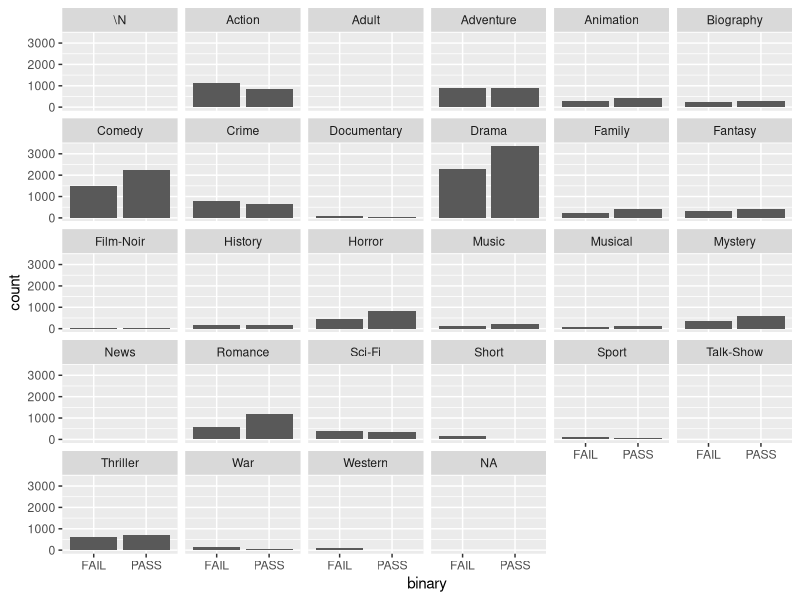
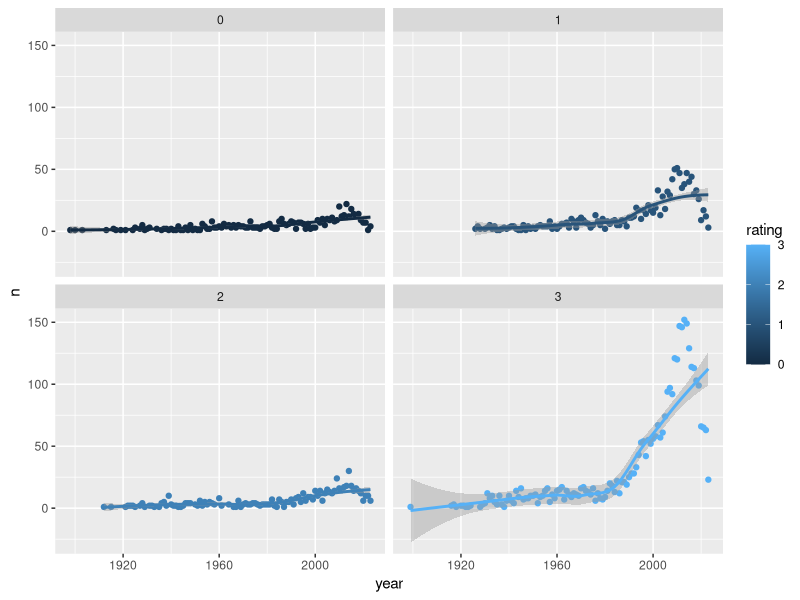
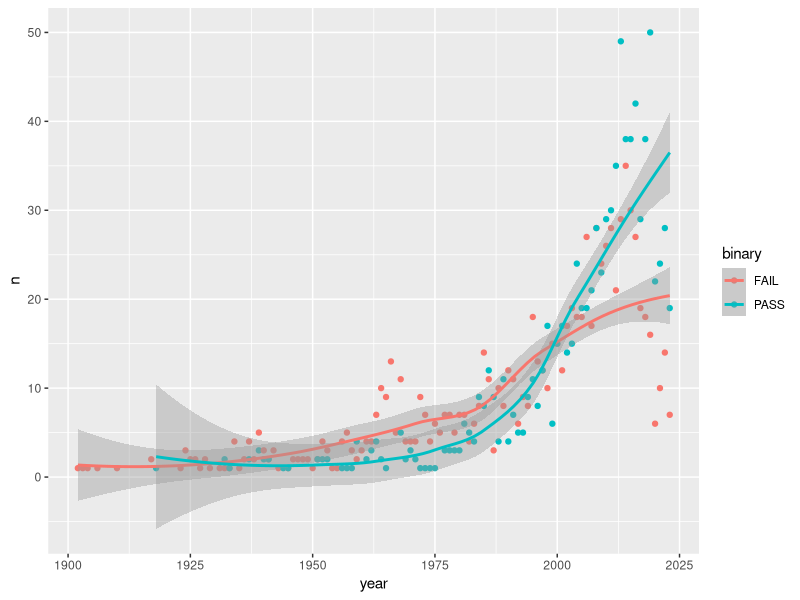
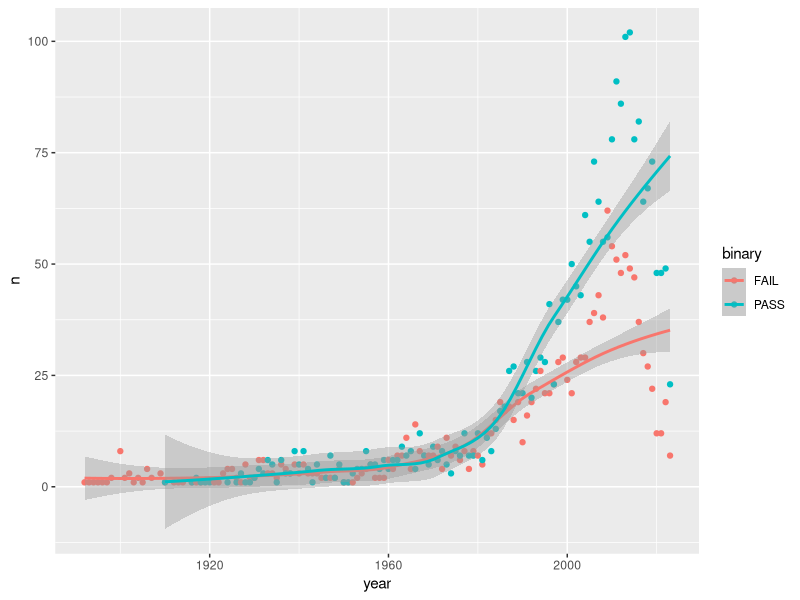
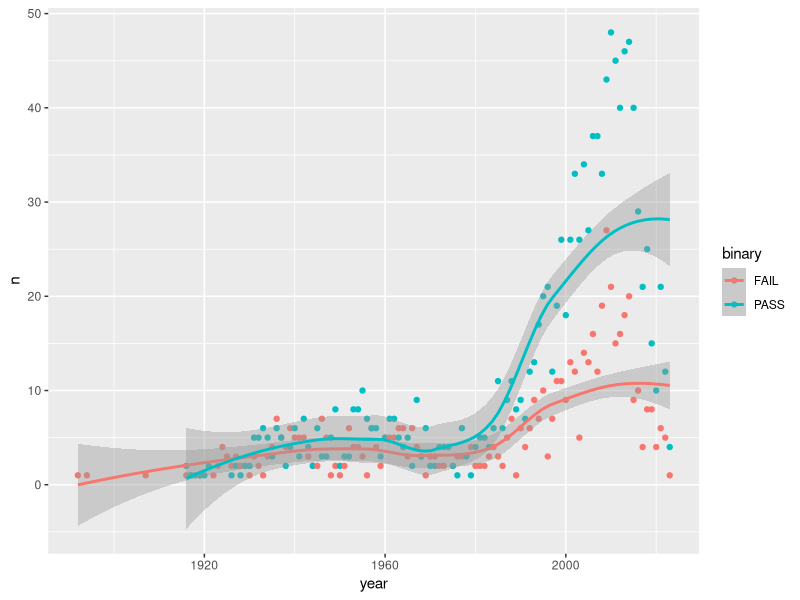
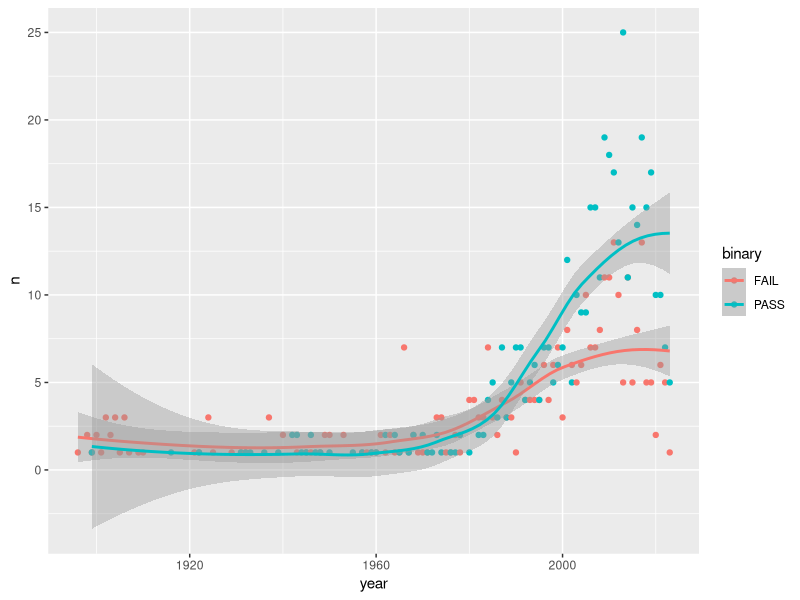
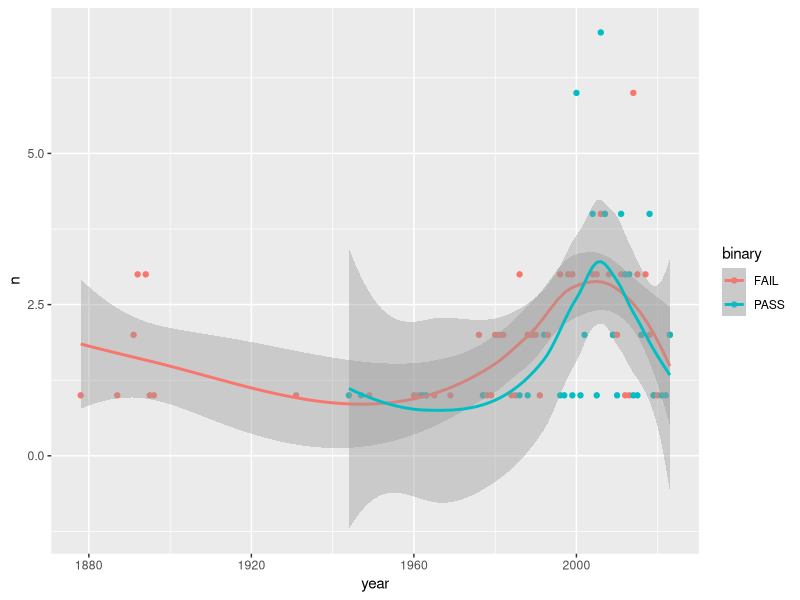
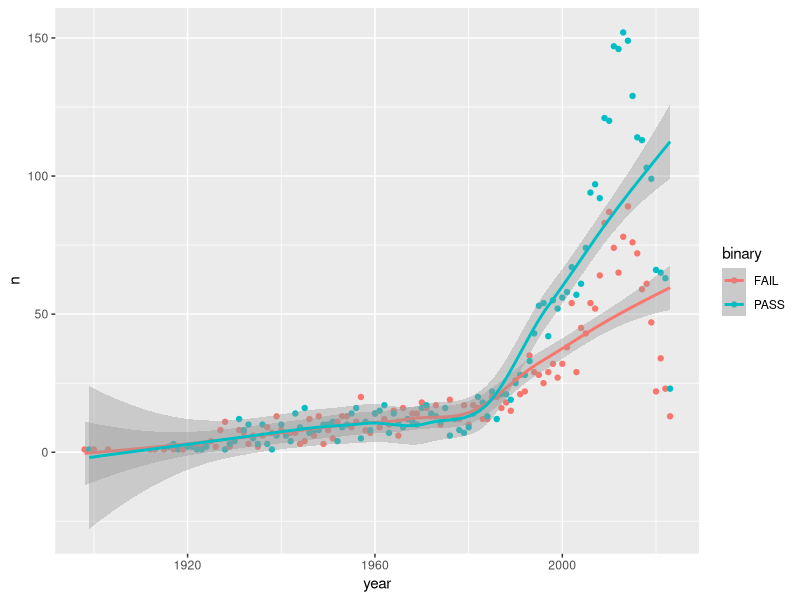

The R script that drew these images, in order:
## ---- chunk 1
library(tidyverse)
library(forcats)
## ---- chunk 2
basics.movies <- read_csv("basics_movies.csv")
head(basics.movies)
## ---- chunk 3
basics.movies <- basics.movies |>separate_rows(genres, sep = ",") # movies appear multiple times for multiple genres

basics.movies <- basics.movies |> mutate(binary = if_else(rating == 3, "PASS", "FAIL"))

## ---- chunk 4
basics.movies |>
  ggplot(mapping = aes(x = binary)) +
  geom_bar() +
  facet_wrap(~genres)
## ---- chunk 5
basics.movies %>% filter(genres == "Drama") %>% 
  group_by(year, rating) %>% summarise(n = n()) %>%
  ggplot(mapping = aes(x = year, y = n, color = rating)) +
  geom_point() + 
  geom_smooth() +
  facet_wrap(~rating)
## ---- chunk 6
basics.movies %>% filter(genres == "Adventure") %>% 
  group_by(year, binary) %>% summarise(n = n()) %>%
  ggplot(mapping = aes(x = year, y = n, color = binary)) +
  geom_point() + 
  geom_smooth()
## ---- chunk 7
basics.movies %>% filter(genres == "Comedy") %>% 
  group_by(year, binary) %>% summarise(n = n()) %>%
  ggplot(mapping = aes(x = year, y = n, color = binary)) +
  geom_point() + 
  geom_smooth()
## ---- chunk 8
basics.movies %>% filter(genres == "Romance") %>% 
  group_by(year, binary) %>% summarise(n = n()) %>%
  ggplot(mapping = aes(x = year, y = n, color = binary)) +
  geom_point() + 
  geom_smooth()
## ---- chunk 9
basics.movies %>% filter(genres == "Fantasy") %>% 
  group_by(year, binary) %>% summarise(n = n()) %>%
  ggplot(mapping = aes(x = year, y = n, color = binary)) +
  geom_point() + 
  geom_smooth()
## ---- chunk 10
basics.movies %>% filter(genres == "Sport") %>% 
  group_by(year, binary) %>% summarise(n = n()) %>%
  ggplot(mapping = aes(x = year, y = n, color = binary)) +
  geom_point() + 
  geom_smooth()
## ---- chunk 11
basics.movies %>% filter(genres == "Drama") %>% 
  group_by(year, binary) %>% summarise(n = n()) %>%
  ggplot(mapping = aes(x = year, y = n, color = binary)) +
  geom_point() + 
  geom_smooth()
## ---- chunk 12
proportion_pass <- basics.movies |> ## select(title, rating, binary, genres, year) |>
  filter(!genres %in% c("News", "Adult", "Talk-Show", "\\N")) |>
  group_by(genres) |>
  mutate(prop_pass = sum(binary == "PASS") / n()) |>
  filter(!is.na(genres)) |>
  mutate(decade = 10 * (year %/% 10))|>
  filter(decade >= 1980) 
  

ggplot(proportion_pass, aes(x = reorder(genres, prop_pass), y = prop_pass)) + 
  geom_segment(aes(xend = reorder(genres, prop_pass), y = 0, yend = prop_pass), color = "darkseagreen", linewidth = 2) +
  geom_point(color = "seagreen", size = 3) +
  coord_flip() +
  theme_minimal() +
  theme(axis.text.x = element_text(size = 11)) +
  ylab("Proportion of Movies that Pass") +
  facet_wrap(~ decade) +
  xlab("Genres")
## ---- chunk 13
rug_plots <- basics.movies |> 
  filter(genres == "Action") |> 
  mutate(binary = if_else(binary == "PASS", 1, 0))
 # mutate(binary = factor(binary))

rug_plots.pass <- rug_plots |>
  filter(binary == 1)

rug_plots.fail <- rug_plots |>
  filter(binary == 0)

ggplot(data = rug_plots, mapping = aes(x = year, y = binary)) +
  geom_rug(data = rug_plots.pass, sides = "t", color = "darkblue", size = 1) +
  geom_rug(data = rug_plots.fail, sides = "b", color = "darkred", size = 1) +
  geom_smooth(method = "glm", method.args = list(family = "binomial"), se = F, color = "seagreen")
## ---- chunk 14
rug_plots <- basics.movies |> 
  filter(genres == "Romance") |> 
  mutate(binary = if_else(binary == "PASS", 1, 0))
 # mutate(binary = factor(binary))

rug_plots.pass <- rug_plots |>
  filter(binary == 1)

rug_plots.fail <- rug_plots |>
  filter(binary == 0)

ggplot(data = rug_plots, mapping = aes(x = year, y = binary)) +
  geom_rug(data = rug_plots.pass, sides = "t", color = "darkblue", size = 1) +
  geom_rug(data = rug_plots.fail, sides = "b", color = "darkred", size = 1) +
  geom_smooth(method = "glm", method.args = list(family = "binomial"), se = F, color = "seagreen")
## ---- chunk 15
rug_plots <- basics.movies |> 
  filter(genres == "Sport") |> 
  mutate(binary = if_else(binary == "PASS", 1, 0))
 # mutate(binary = factor(binary))

rug_plots.pass <- rug_plots |>
  filter(binary == 1)

rug_plots.fail <- rug_plots |>
  filter(binary == 0)

ggplot(data = rug_plots, mapping = aes(x = year, y = binary)) +
  geom_rug(data = rug_plots.pass, sides = "t", color = "darkblue", size = 1) +
  geom_rug(data = rug_plots.fail, sides = "b", color = "darkred", size = 1) +
  geom_smooth(method = "glm", method.args = list(family = "binomial"), se = F, color = "seagreen")
## ---- chunk 16
rug_plots <- basics.movies |> 
  filter(genres == "Adventure") |> 
  mutate(binary = if_else(binary == "PASS", 1, 0))
 # mutate(binary = factor(binary))

rug_plots.pass <- rug_plots |>
  filter(binary == 1)

rug_plots.fail <- rug_plots |>
  filter(binary == 0)

ggplot(data = rug_plots, mapping = aes(x = year, y = binary)) +
  geom_rug(data = rug_plots.pass, sides = "t", color = "darkblue", size = 1) +
  geom_rug(data = rug_plots.fail, sides = "b", color = "darkred", size = 1) +
  geom_smooth(method = "glm", method.args = list(family = "binomial"), se = F, color = "seagreen")
## ---- chunk 17
rug_plots <- basics.movies |> 
  filter(genres == "Romance" | genres == "Comedy") |>   # RomCom plot
  mutate(binary = if_else(binary == "PASS", 1, 0))
 # mutate(binary = factor(binary))

rug_plots.pass <- rug_plots |>
  filter(binary == 1)

rug_plots.fail <- rug_plots |>
  filter(binary == 0)

ggplot(data = rug_plots, mapping = aes(x = year, y = binary)) +
  geom_rug(data = rug_plots.pass, sides = "t", color = "darkblue", size = 1) +
  geom_rug(data = rug_plots.fail, sides = "b", color = "darkred", size = 1) +
  geom_smooth(method = "glm", method.args = list(family = "binomial"), se = F, color = "seagreen")
## ---- chunk 18
rug_plots <- basics.movies |> 
  filter(genres == "Sci-Fi") |> 
  mutate(binary = if_else(binary == "PASS", 1, 0))
 # mutate(binary = factor(binary))

rug_plots.pass <- rug_plots |>
  filter(binary == 1)

rug_plots.fail <- rug_plots |>
  filter(binary == 0)

ggplot(data = rug_plots, mapping = aes(x = year, y = binary)) +
  geom_rug(data = rug_plots.pass, sides = "t", color = "darkblue", size = 1) +
  geom_rug(data = rug_plots.fail, sides = "b", color = "darkred", size = 1) +
  geom_smooth(method = "glm", method.args = list(family = "binomial"), se = F, color = "seagreen")
